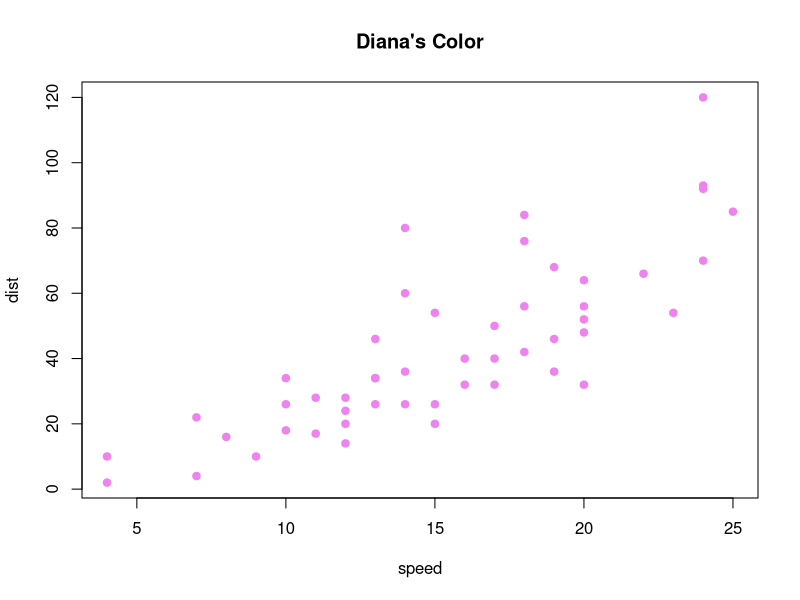

The R script that drew this image:
## ---- chunk 1
summary(cars)
sd(cars$dist)
## ---- chunk 2
plot(cars, pch=19, main="Diana's Color", col="violet")
